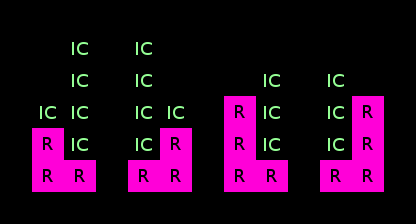

This is a level from a 2D game, rendered from its Tiled map with the project's own tilesets. A one-line summary and the map file follow, with tile-layer data summarised:
An orthogonal 13x7 tile map with 32x32 px tiles, 2 tile layers (ruleRegions, ruleSet), 3 hidden layers not drawn, 4 tilesets.

<map version="1.0" orientation="orthogonal" width="13" height="7" tilewidth="32" tileheight="32">
 <tileset firstgid="1" name="collision" tilewidth="32" tileheight="32">
  <image source="../graphics/tiles/collision.png" width="64" height="32" />
 </tileset>
 <tileset firstgid="3" name="set_icecave" tilewidth="32" tileheight="32">
  <image source="../graphics/tiles/set_icecave.png" width="64" height="64" />
 </tileset>
 <tileset firstgid="7" name="set_rules" tilewidth="32" tileheight="32">
  <image source="../graphics/tiles/set_rules.png" width="32" height="32" />
 </tileset>
 <tileset firstgid="8" name="icecave" tilewidth="32" tileheight="32">
  <image source="../graphics/tiles/icecave.png" width="512" height="256" />
 </tileset>
 <layer name="ruleRegions" width="13" height="7">
  <data>[91 cells, 30 non-empty, 1 distinct tile ids]</data>
 </layer>
 <layer name="ruleSet" width="13" height="7">
  <data>[91 cells, 16 non-empty, 1 distinct tile ids]</data>
 </layer>
 <layer name="rule_Ground" width="13" height="7" visible="0">
  <data>[91 cells, 14 non-empty, 14 distinct tile ids]</data>
 </layer>
 <layer name="rule_Over" width="13" height="7" visible="0">
  <data>[91 cells, 0 non-empty, 0 distinct tile ids]</data>
 </layer>
 <layer name="rule_collision" width="13" height="7" visible="0">
  <data>[91 cells, 14 non-empty, 1 distinct tile ids]</data>
 </layer>
</map>
